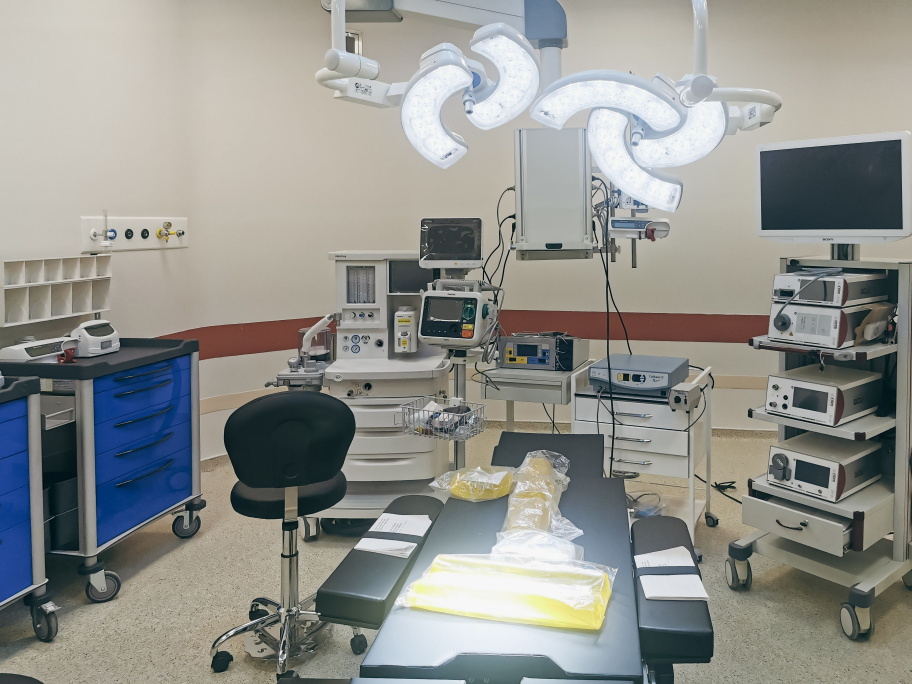
#> input picture new-images/Modern hospital operating room Africa.jpg, 3648 x 2736 px (shown at 1/4 size)
$ python wire_images.py
#> lines starting #> are read from the running program, lines starting #| are printed output that depends on the picture
#!/usr/bin/env python3
"""
Process the 11 stock images provided for CarePath and wire them into the site.
"""
import os
import shutil
from pathlib import Path
from PIL import Image

ROOT = Path(__file__).resolve().parent
SOURCE_DIR = ROOT / "new-images"
SITE_DIR = ROOT / "vicodin"
TARGET_DIR = SITE_DIR / "img" / "carepath"

# Ensure target dir exists
TARGET_DIR.mkdir(parents=True, exist_ok=True)

# Clean mapping from source filename -> (dest_name, max_width, max_height, crop_to_fill)
# crop_to_fill=True means crop to exact (max_width x max_height) from center.
# crop_to_fill=False means fit within box preserving aspect ratio.
IMAGE_PLAN = {
    "Modern hospital operating room Africa.jpg":      ("hero-1.jpg", 1920, 900, True),
    "Diagnostic medical devices laboratory.jpg":      ("hero-2.jpg", 1920, 900, True),
    "Healthcare worker using medical equipment.jpg":  ("about.jpg", 600, 800, False),
    "Medical equipment supply warehouse.jpg":         ("services.jpg", 800, 1031, False),
    "African hospital clinic medical supplies.jpg":   ("banner-1.jpg", 740, 882, True),
    "Medical equipment supply.jpg":                   ("banner-2.jpg", 540, 688, True),
    "Hospital bed emergency trolley furniture.jpg":   ("banner-3.jpg", 740, 882, True),
    "Hospital ICU ventilator monitor equipment.jpg":  ("product-1.jpg", 600, 700, True),
    "Medical laboratory microscope analyser.jpg":     ("product-2.jpg", 600, 700, True),
    "Ultrasound machine medical imaging.jpg":         ("product-3.jpg", 600, 700, True),
    "Orthopaedic surgery implant instruments.jpg":    ("product-4.jpg", 600, 700, True),
}

PRODUCT_CARDS = [
    ("img/carepath/product-1.jpg", "ICU & Critical Care", "Ventilators, patient monitors, infusion pumps and critical-care solutions."),
    ("img/carepath/product-2.jpg", "Laboratory Diagnostics", "Microscopes, analysers, reagents and complete lab setups."),
    ("img/carepath/product-3.jpg", "Medical Imaging", "Ultrasound, X-ray accessories and imaging consumables."),
    ("img/carepath/product-4.jpg", "Orthopaedic & Surgical", "Implants, surgical instruments and theatre supplies."),
    ("img/carepath/banner-3.jpg", "Hospital Furniture", "Beds, trolleys, emergency furniture and patient-care equipment."),
    ("img/carepath/banner-1.jpg", "General Medical Supplies", "Everyday clinical consumables and hospital essentials."),
    ("img/carepath/hero-2.jpg", "Diagnostic Devices", "Point-of-care devices and laboratory diagnostics."),
    ("img/carepath/about.jpg", "Healthcare Equipment", "Reliable equipment for hospitals, clinics and pharmacies."),
]


def process_image(src_path: Path, dest_name: str, max_w: int, max_h: int, crop: bool):
#> called with dest_name = 'hero-1.jpg', max_w = 1920, max_h = 900, crop = True
    img = Image.open(src_path)
#> img is the input picture: PIL image 3648x2736 RGB; mean R, G, B 145, 145.9, 141.2
    if img.mode in ("RGBA", "P"):
        img = img.convert("RGB")

    if crop:
        # Resize so it covers the box, then crop center
        src_w, src_h = img.size
#> src_w = 3648; src_h = 2736
        ratio = max(max_w / src_w, max_h / src_h)
#> ratio = 0.526
        new_w = int(src_w * ratio)
#> new_w = 1920
        new_h = int(src_h * ratio)
#> new_h = 1440
        img = img.resize((new_w, new_h), Image.LANCZOS)
#> img: PIL image 1920x1440 RGB
        left = (new_w - max_w) // 2
#> left = 0
        top = (new_h - max_h) // 2
#> top = 270
        img = img.crop((left, top, left + max_w, top + max_h))
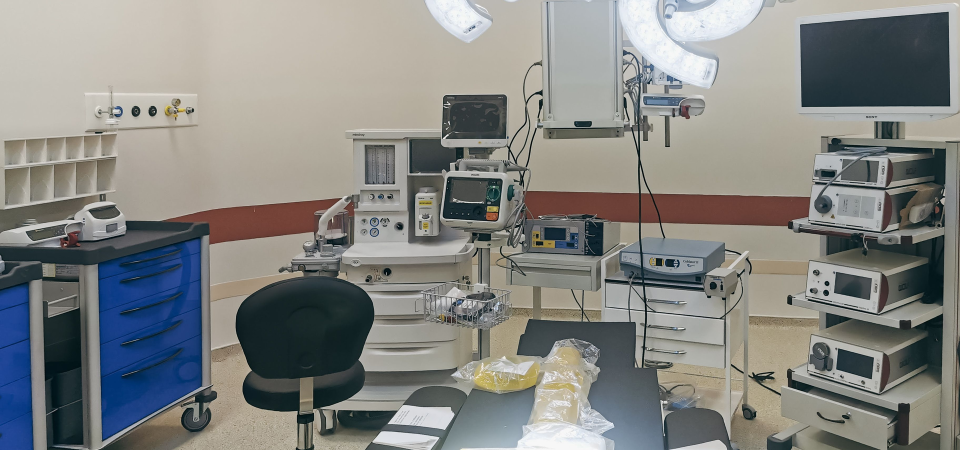
#> img: PIL image 1920x900 RGB (shown at 1/2 size); mean R, G, B 132.2, 133.2, 130.2
    else:
        img.thumbnail((max_w, max_h), Image.LANCZOS)

    dest_path = TARGET_DIR / dest_name
    img.save(dest_path, "JPEG", quality=85, optimize=True)
    print(f"Saved {dest_path} ({img.size[0]}x{img.size[1]})")
#| Saved vicodin/img/carepath/hero-1.jpg (1920x900)


def process_all_images():
    for src_name, (dest_name, w, h, crop) in IMAGE_PLAN.items():
        src_path = SOURCE_DIR / src_name
        if not src_path.exists():
            raise FileNotFoundError(f"Missing source image: {src_path}")
        process_image(src_path, dest_name, w, h, crop)
#> pass 2 of the loop in process_all_images, `for src_name, (dest_name, w, h, crop) in IMAGE_PLAN.items():`:
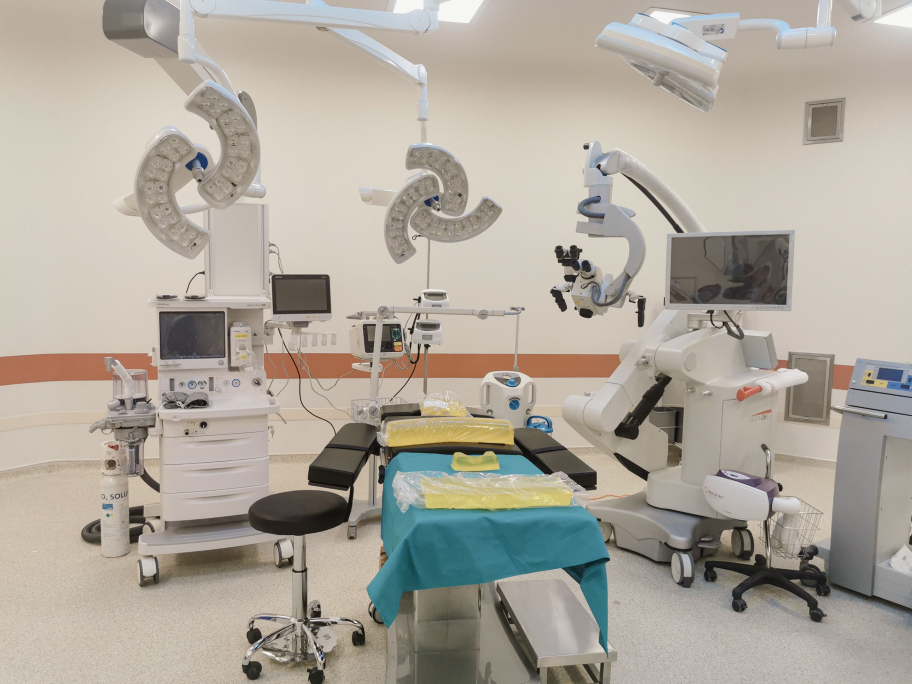
#> input picture new-images/Diagnostic medical devices laboratory.jpg, 3648 x 2736 px (shown at 1/4 size)
#> in process_image, img is the input picture: PIL image 3648x2736 RGB; mean R, G, B 173.9, 167.2, 156.6
#> in process_image (call 2), `img = img.crop((left, top, left + max_w, top + max_h))`:
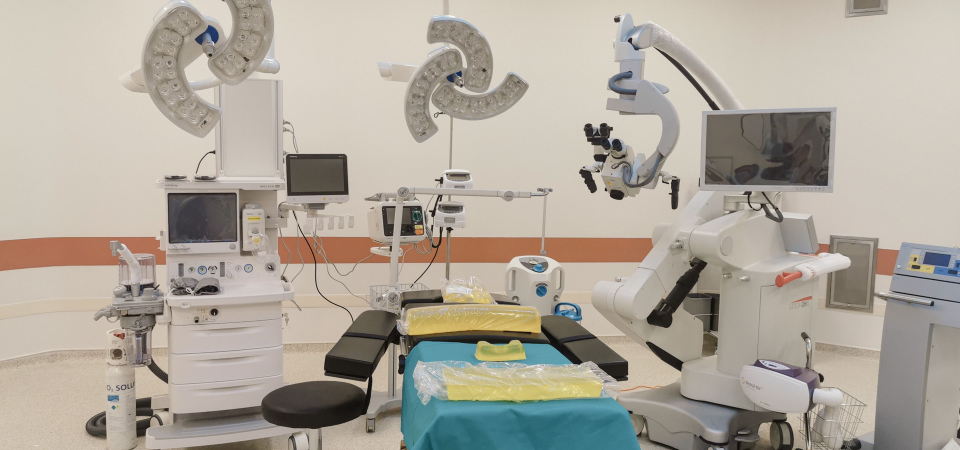
#> img: PIL image 1920x900 RGB (shown at 1/2 size); mean R, G, B 175.1, 167.7, 156.4
#| Saved vicodin/img/carepath/hero-2.jpg (1920x900)
#> pass 3 of the loop in process_all_images, `for src_name, (dest_name, w, h, crop) in IMAGE_PLAN.items():`:
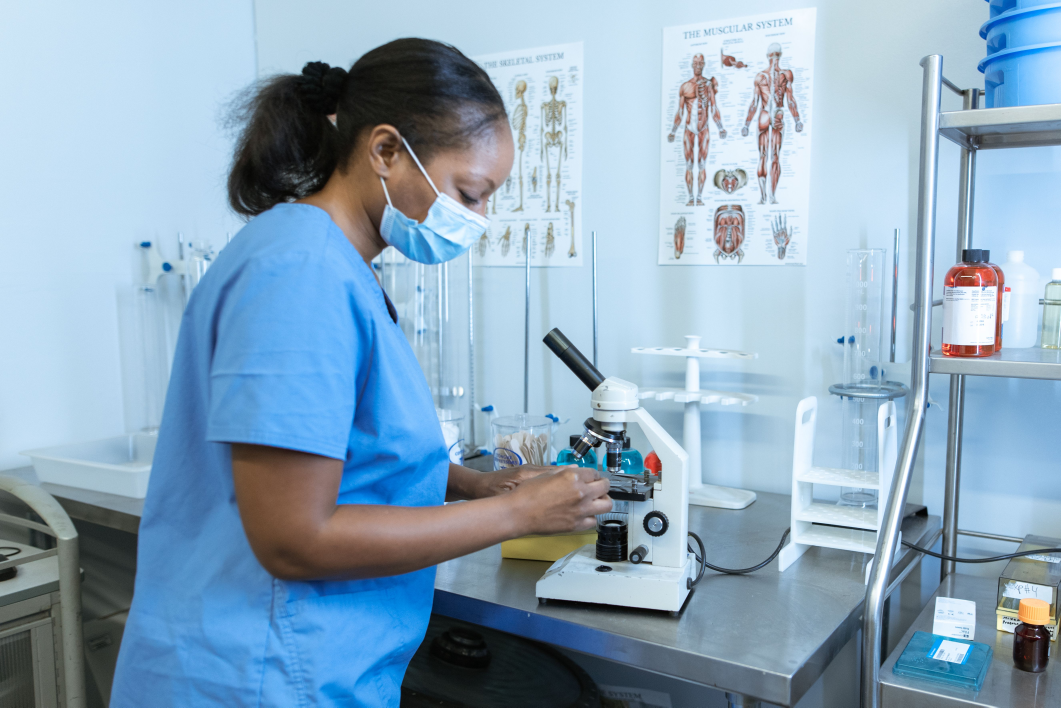
#> input picture new-images/Healthcare worker using medical equipment.jpg, 5304 x 3536 px (shown at 1/5 size)
#> in process_image, img is the input picture: PIL image 5304x3536 RGB; mean R, G, B 140, 167.9, 189.3
#> in process_image (call 3), `img.thumbnail((max_w, max_h), Image.LANCZOS)`:
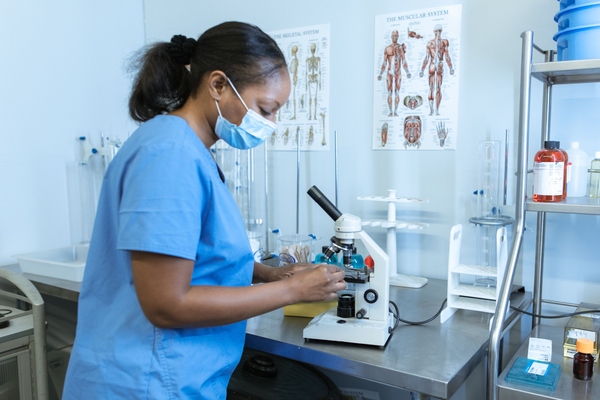
#> img: PIL image 600x400 RGB; mean R, G, B 140.1, 167.9, 189.4
#| Saved vicodin/img/carepath/about.jpg (600x400)
#> the loop made 6 passes; the first 3 are shown


# [109 lines left out: functions update_generator, regenerate_site, not called in this run]


def main():
    print("Processing stock images...")
    process_all_images()
    print("\nUpdating generator...")
    update_generator()
    print("\nRegenerating HTML pages...")
    regenerate_site()
    print("\nDone.")


if __name__ == "__main__":
#> (the run stopped early here; a loop or call above may not have finished)
